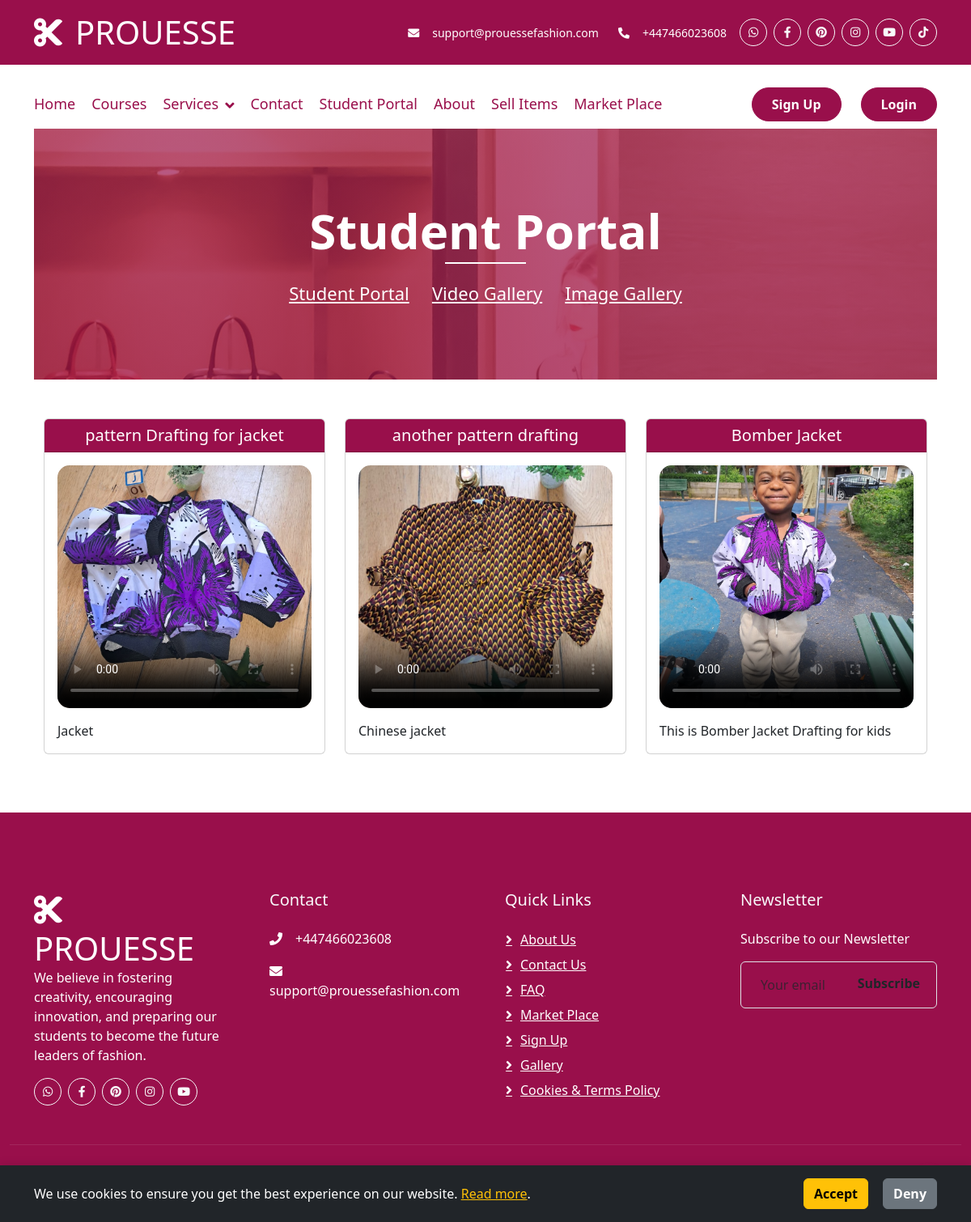
Screenshot of /gallery/gallery/ with the database file from the repository.
### gallery/models.py (models this page shows, shortened)
class Video(models.Model):
    user = models.CharField(max_length=150)
    title = models.CharField(max_length=200)
    video_file = models.FileField(upload_to='videos/')
    poster_image = models.ImageField(upload_to='video_posters/')
    description = models.TextField()
    created_at = models.DateTimeField(auto_now_add=True)

### gallery/views.py (the view)
# urls.py: path('gallery/', views.gallery, name='gallery'),
def gallery(request):
    videos = Video.objects.all()
    return render(request, 'gallery/gallery.html', {'videos': videos})

### gallery/templates/gallery/gallery.html (shortened to what this page needs)
{% extends "core/base.html" %}
{% load static %}
{% block content %}
<div class="page-header">
    <div class="container">
        <div class="row">
            <div class="col-12">
                <h2>Student Portal</h2>
            </div>
            <div class="col-12">
                <a href="{% url 'core:student_portal' %}">Student Portal</a>
                <a href="{% url 'gallery:gallery' %}">Video Gallery</a>
                <a href="{% url 'gallery:image_gallery' %}">Image Gallery</a>
            </div>
        </div>
    </div>
</div>
<div class="container mt-5">
    <div class="row">
        {% for video in videos %}
        <div class="col-lg-4 col-md-6 mb-4">
            <div class="card h-100">
                <div class="card-header text-center" style="background-color: #990f4b; color: white;">
                    <h5 class="card-title m-0">{{ video.title }}</h5>
                </div>
                <div class="card-body">
                    <div class="video-container mb-3">
                        <video controls poster="{{ video.poster_image.url }}" class="img-fluid">
                            <source src="{{ video.video_file.url }}" type="video/mp4">
                        </video>
                    </div>
                    <p class="card-text">{{ video.description }}</p>
                </div>
            </div>
        </div>
        {% endfor %}
    </div>
</div>
{% endblock %}

### static/css/style.css (style rules this page uses)
.page-header { position: relative; margin-bottom: 45px; padding: 90px 0; text-align: center; background: linear-gradient(rgba(153, 15, 75, 0.671), rgba(153, 15, 75, 0.842)), url(../images/apparel.jpg); background-position: center center; background-repeat: no-repeat; background-size: cover; background-attachment: fixed; }
.page-header h2 { position: relative; color: #ffffff; font-size: 60px; font-weight: 700; margin-bottom: 20px; padding-bottom: 5px; }
.page-header h2::after { position: absolute; content: ""; width: 100px; height: 2px; left: calc(50% - 50px); bottom: 0; background: #ffffff; }
.page-header a { position: relative; padding: 0 12px; font-size: 22px; color: #ffffff; }
.page-header a::after { position: absolute; width: 8px; height: 8px; top: -2px; right: -7px; text-align: center; color: #ffffff; }
.page-header a:last-child::after { display: none; }
.video-container { position: relative; width: 100%; max-width: 800px; margin: 0 auto; }
.video-container video { width: 100%; height: auto; border-radius: 15px; }

### gallery/templates/gallery/gallery.html (style rules this page uses)
.video-container { height: 300px; overflow: hidden; }
.video-container video { height: 100%; width: 100%; object-fit: cover; }

### rows the page displays
Video: title "pattern Drafting for jacket", description "Jacket"
Video: title "another pattern drafting", description "Chinese jacket"
Video: title "Bomber Jacket", description "This is Bomber Jacket Drafting for kids"
